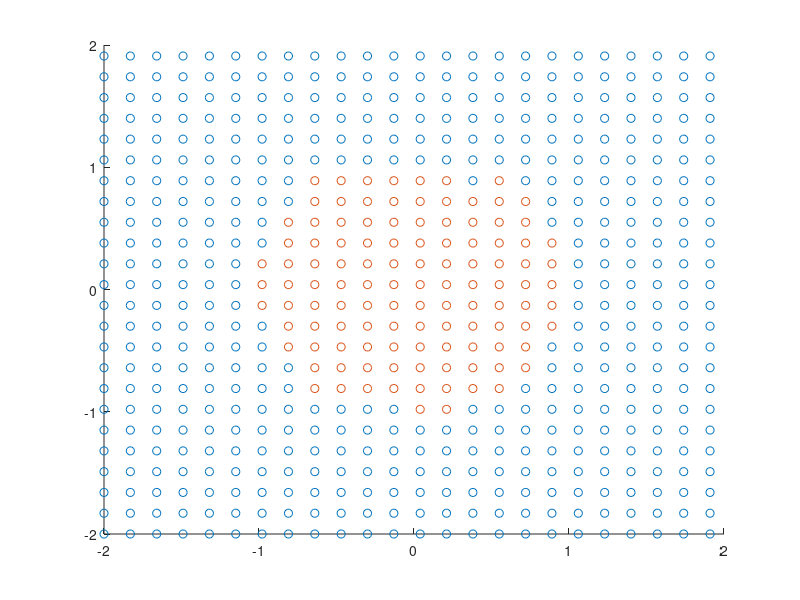

Write MATLAB code to recreate this figure. (Note: this script raises an error after producing the figure.)
grid_step = 0.17;
lim = 2;
x1 = -lim:grid_step:lim;
x2 = -lim:grid_step:lim;
[X1,X2] = ndgrid(x1, x2);
noise = 0.1 * randn(size(X1));
out = (X1.^2 + X2.^2) + noise < 1;
gscatter(X1(:),X2(:),out(:))

data = [X1(:), X2(:)]';
label = (out(:) - 0.5) .* 2; % -1, 1

